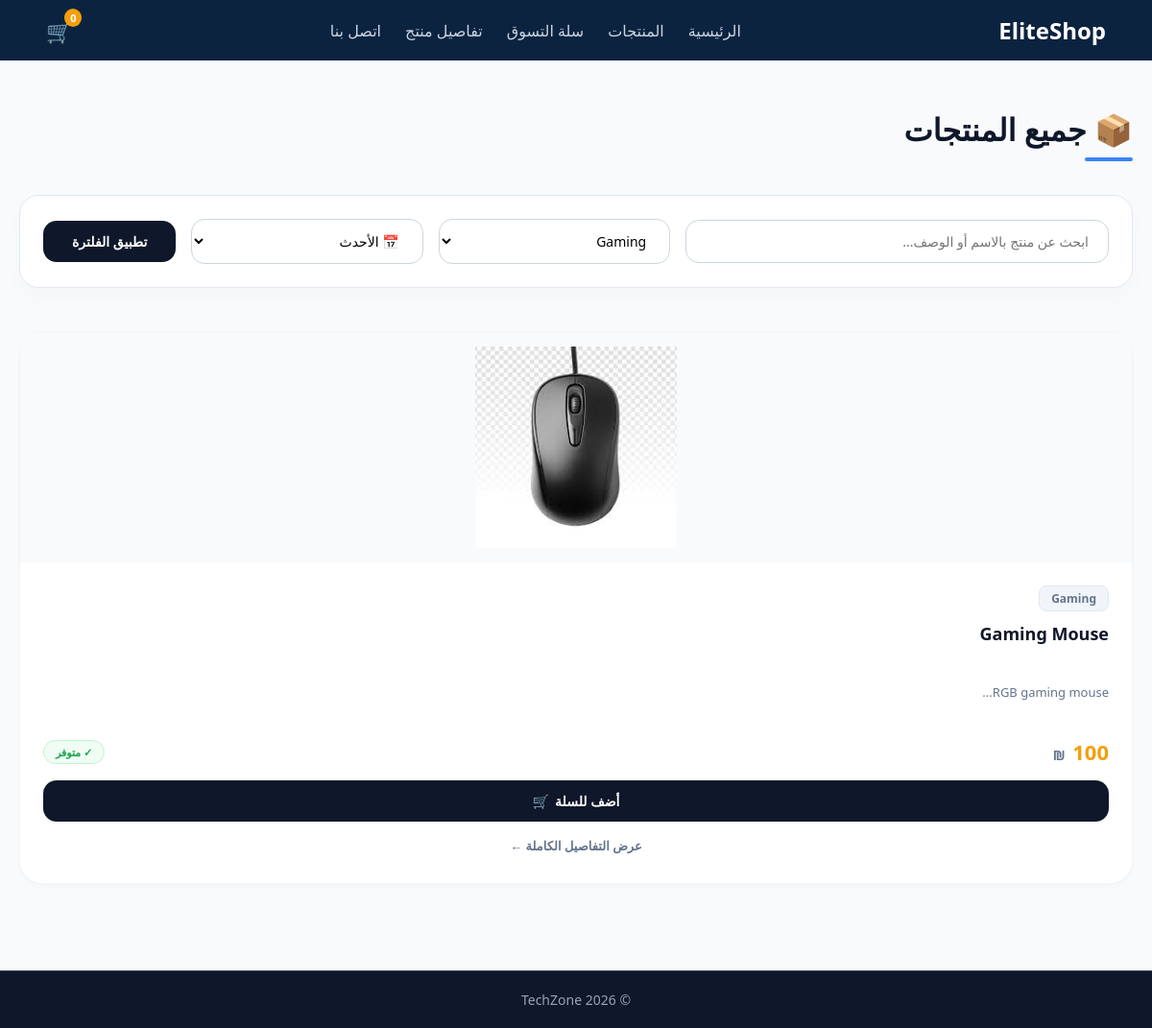
/pages/products.php?category=3, run on the app's committed database.
### tables this page shows
CREATE TABLE `products` (
  `product_id` int NOT NULL,
  `name` varchar(150) NOT NULL,
  `description` text,
  `price` decimal(10,2) NOT NULL,
  `stock_quantity` int DEFAULT '0',
  `image_url` varchar(255) DEFAULT NULL,
  `category_id` int DEFAULT NULL,
  `created_at` timestamp NULL DEFAULT CURRENT_TIMESTAMP
);

CREATE TABLE `categories` (
  `category_id` int NOT NULL,
  `name` varchar(50) NOT NULL,
  `description` text
);

### pages/products.php (the view, shortened to what this page needs)
<?php
require_once __DIR__ . '/../includes/header.php';
require_once __DIR__ . '/../includes/db.php';
$search   = trim($_GET['search']   ?? '');
$catId    = (int)($_GET['category'] ?? 0);
$sort     = $_GET['sort'] ?? 'newest';
$where    = ['1=1'];
$params   = [];
$types    = '';
if ($catId > 0) {
    $where[]  = 'p.category_id = ?';
    $params[] = $catId;
    $types   .= 'i';
}
$orderBy = match ($sort) {
    'price_asc'  => 'p.price ASC',
    'price_desc' => 'p.price DESC',
    default      => 'p.created_at DESC',
};
$sql  = "SELECT p.*, c.name AS category_name
         FROM products p
         LEFT JOIN categories c ON p.category_id = c.category_id
         WHERE " . implode(' AND ', $where) . "
         ORDER BY $orderBy";
$stmt = $conn->prepare($sql);
if (!empty($params)) {
    $stmt->bind_param($types, ...$params);
}
$stmt->execute();
$products = $stmt->get_result();
$categories = $conn->query("SELECT * FROM categories ORDER BY name");
?>
<main class="main-container" style="max-width: 1200px; margin: 0 auto; padding: 50px 20px; font-family: system-ui, -apple-system, sans-serif; direction: rtl; min-height: 80vh;">
    <div style="margin-bottom: 35px; text-align: right;">
        <h1 style="font-size: 32px; color: #0f172a; font-weight: 800; margin-bottom: 8px;">📦 جميع المنتجات</h1>
        <div style="width: 50px; height: 4px; background-color: #3b82f6; border-radius: 2px;"></div>
    </div>
    <form method="GET" class="filters-bar" style="background-color: #ffffff; padding: 24px; border-radius: 20px; box-shadow: 0 10px 25px rgba(0,0,0,0.02); display: flex; flex-wrap: wrap; gap: 16px; align-items: center; margin-bottom: 45px; border: 1px solid #e2e8f0;">
        <input type="text" name="search"
            value="<?= htmlspecialchars($search) ?>"
            placeholder="ابحث عن منتج بالاسم أو الوصف..."
            class="dynamic-input"
            style="flex: 2; min-width: 240px; padding: 12px 20px; border: 1px solid #cbd5e1; border-radius: 14px; font-size: 14px; outline: none; transition: all 0.3s; text-align: right;">
        <select name="category" class="dynamic-select" style="flex: 1; min-width: 160px; padding: 12px 20px; border: 1px solid #cbd5e1; border-radius: 14px; font-size: 14px; outline: none; background-color: #fff; cursor: pointer; text-align: right; transition: all 0.3s;">
            <?php while ($cat = $categories->fetch_assoc()): ?>
                <option value="<?= $cat['category_id'] ?>"
                    <?= $catId == $cat['category_id'] ? 'selected' : '' ?>>
                    <?= htmlspecialchars($cat['name']) ?>
                </option>
            <?php endwhile; ?>
        </select>
        <select name="sort" class="dynamic-select" style="flex: 1; min-width: 160px; padding: 12px 20px; border: 1px solid #cbd5e1; border-radius: 14px; font-size: 14px; outline: none; background-color: #fff; cursor: pointer; text-align: right; transition: all 0.3s;">
            <option value="newest" <?= $sort === 'newest'     ? 'selected' : '' ?>>📅 الأحدث</option>
        </select>
        <button type="submit" class="filter-submit-btn">تطبيق الفلترة</button>
    </form>
    <div class="products-grid" style="display: grid; grid-template-columns: repeat(auto-fit, minmax(280px, 1fr)); gap: 30px; justify-content: center;">
        <?php if ($products->num_rows === 0): ?>
            <div style="grid-column: 1 / -1; text-align: center; padding: 80px 20px; color: #64748b; background: #ffffff; border-radius: 24px; border: 2px dashed #cbd5e1;">
                <p style="font-size: 18px; margin: 0; font-weight: 500;">عذراً، لا توجد منتجات تطابق خيارات البحث الحالية.</p>
            </div>
        <?php else: ?>
            <?php while ($p = $products->fetch_assoc()): ?>
                <div class="custom-product-card">
                    <div class="img-zoom-container">
                        <img src="/php-ecommerce-project/<?= htmlspecialchars($p['image_url'] ?? 'assets/images/products/placeholder.jpg') ?>"
                            alt="<?= htmlspecialchars($p['name']) ?>"
                            onerror="this.src='/php-ecommerce-project/assets/images/products/placeholder.jpg'">
                    </div>
                    <div class="card-body" style="padding: 24px; flex-grow: 1; display: flex; flex-direction: column; justify-content: space-between; gap: 15px;">
                        <div style="width: 100%; text-align: right;">
                            <span class="category-tag" style="display: inline-block; background-color: #f1f5f9; color: #64748b; padding: 4px 12px; border-radius: 8px; font-size: 12px; font-weight: 600; margin-bottom: 10px; border: 1px solid #e2e8f0;"><?= htmlspecialchars($p['category_name'] ?? 'عام') ?></span>
                            <h3 style="font-size: 18px; color: #0f172a; margin: 0 0 10px 0; font-weight: 700; line-height: 1.5; height: 54px; overflow: hidden; display: -webkit-box; -webkit-line-clamp: 2; -webkit-box-orient: vertical;"><?= htmlspecialchars($p['name']) ?></h3>
                            <p class="description" style="font-size: 13px; color: #64748b; margin: 0; line-height: 1.6; height: 42px; overflow: hidden; text-overflow: ellipsis; display: -webkit-box; -webkit-line-clamp: 2; -webkit-box-orient: vertical;"><?= htmlspecialchars(mb_substr($p['description'], 0, 65)) ?>...</p>
                        </div>
                        <div style="width: 100%;">
                            <div style="display: flex; justify-content: space-between; align-items: center; margin-bottom: 15px; flex-wrap: wrap; gap: 10px;">
                                <p class="price" style="color: #f59e0b; font-size: 22px; font-weight: 800; margin: 0; direction: rtl;">
                                    <?= number_format($p['price'], 0) ?> <span style="font-size: 14px; font-weight: 600; color: #64748b; margin-right: 2px;">₪</span>
                                </p>
                                <div>
                                    <?php if ($p['stock_quantity'] > 0): ?>
                                        <span style="display: inline-block; background-color: #f0fdf4; color: #16a34a; padding: 4px 12px; border-radius: 30px; font-size: 11px; font-weight: 700; border: 1px solid #bbf7d0;">✓ متوفر</span>
                                    <?php else: ?>
                                        <span style="display: inline-block; background-color: #fef2f2; color: #dc2626; padding: 4px 12px; border-radius: 30px; font-size: 11px; font-weight: 700; border: 1px solid #fecaca;">✕ غير متوفر</span>
                                    <?php endif; ?>
                                </div>
                            </div>
                            <div class="card-actions" style="width: 100%; display: flex; flex-direction: column; gap: 10px; align-items: center;">
                                <?php if ($p['stock_quantity'] > 0): ?>
                                    <form action="/php-ecommerce-project/api/add-to-cart.php" method="POST" style="width: 100%;">
                                        <button type="submit" class="action-btn-main">
                                            <span>أضف للسلة</span>
                                            <span>🛒</span>
                                        </button>
                                    </form>
                                <?php else: ?>
                                    <button type="button" disabled style="width: 100%; background-color: #f1f5f9; color: #94a3b8; border: 1px dashed #cbd5e1; padding: 12px 20px; border-radius: 14px; font-weight: bold; cursor: not-allowed; font-size: 14px;">نفذت الكمية 🚫</button>
                                <?php endif; ?>
                                <a href="/php-ecommerce-project/pages/product-detail.php?id=<?= $p['product_id'] ?>"
                                    class="btn-outline"
                                    style="color: #64748b; text-decoration: none; font-size: 13px; font-weight: 600; transition: color 0.2s; padding: 6px 0; display: inline-block; width: 100%; text-align: center;"
                                    onmouseover="this.style.color='#3b82f6'"
                                    onmouseout="this.style.color='#64748b'">عرض التفاصيل الكاملة ←</a>
                            </div>
                        </div>
                    </div>
                </div>
            <?php endwhile; ?>
        <?php endif; ?>
    </div>
</main>
<?php require_once __DIR__ . '/../includes/footer.php'; ?>

### assets/css/style.css (style rules this page uses)
:root { --primary-color: #0f172a; --accent-color: #f59e0b; --text-color: #334155; --light-bg: #f8fafc; --white: #ffffff; }
* { margin: 0; padding: 0; box-sizing: border-box; font-family: 'Segoe UI', Tahoma, Geneva, Verdana, sans-serif; }
body { background-color: var(--light-bg); color: var(--text-color); direction: rtl; text-align: right; position: relative; min-height: 100vh; margin: 0; }

### pages/products.php (style rules this page uses)
.custom-product-card { background: #ffffff; border-radius: 24px; box-shadow: 0 4px 6px -1px rgba(0,0,0,0.02), 0 2px 4px -1px rgba(0,0,0,0.01); overflow: hidden; display: flex; flex-direction: column; transition: all 0.4s cubic-bezier(0.4, 0, 0.2, 1); border: 1px solid #f1f5f9; }
.img-zoom-container { width: 100%; height: 240px; overflow: hidden; background-color: #f8fafc; position: relative; }
.img-zoom-container img { width: 100%; height: 100%; object-fit: contain; padding: 15px; transition: transform 0.6s cubic-bezier(0.4, 0, 0.2, 1); }
.action-btn-main { width: 100%; background-color: #0f172a; color: #ffffff; border: none; padding: 12px 20px; border-radius: 14px; font-weight: 600; cursor: pointer; font-size: 14px; transition: all 0.3s ease; display: flex; align-items: center; justify-content: center; gap: 6px; }
.filter-submit-btn { background-color: #0f172a; color: white; border: none; padding: 12px 30px; border-radius: 14px; font-weight: 600; cursor: pointer; font-size: 14px; transition: all 0.3s ease; }

### data on the page
products: image_url (picture), category.name "Gaming", name "Gaming Mouse", description "RGB gaming mouse", stock_quantity "✓ متوفر"

### other printed values
$cartCount "0"
form field category "Gaming"
